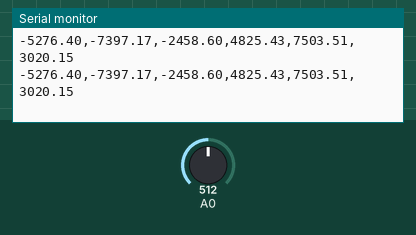
A sketch run on a simulated Arduino Uno, built with avr-gcc and run on an emulated ATmega328P. On the bench: the last lines printed to the serial monitor. The inputs (shaded band) are chosen by the test bench; at power-on: A0 = 512.

Above: at 1.2 s.
1.3 s: A0 set to 716
At 2.2 s:
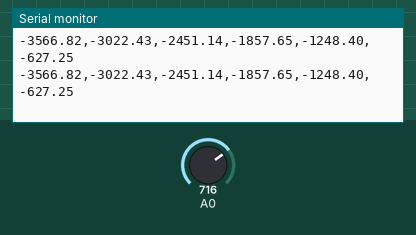
4.3 s: A0 set to 900
At 5.1 s:
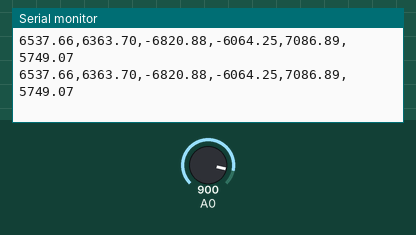
7.3 s: A0 set to 511
At 7.9 s:
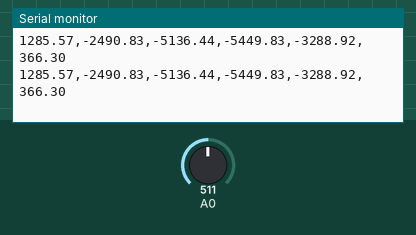
10.3 s: A0 set to 306
Timing chart, 0 to 11.1 s (numbered marks = the images above; inputs shaded):
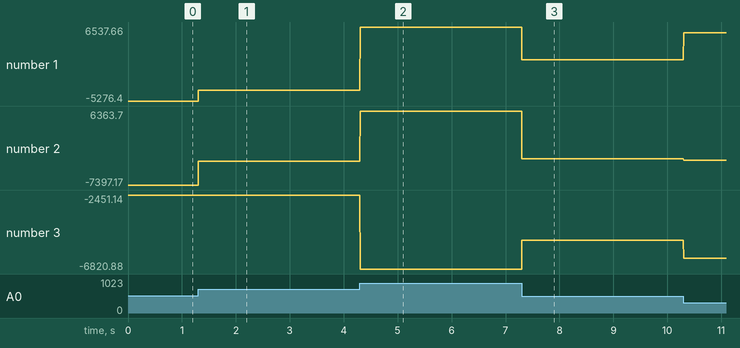

Measured:
- after the input at 1.3 s, the serial monitor: prints a new line at once (image 1)
- after the input at 4.3 s, the serial monitor: prints a new line at once (image 2)
- after the input at 7.3 s, the serial monitor: prints a new line at once (image 3)
- plotted number 1: -5276.4 → -3566.82 after the input at 1.3 s, -3566.82 → 6537.66 after the input at 4.3 s, 6537.66 → 1285.57 after the input at 7.3 s, 1285.57 → 5607.69 after the input at 10.3 s
- plotted number 2: -7397.17 → -3022.43 after the input at 1.3 s, -3022.43 → 6363.7 after the input at 4.3 s, 6363.7 → -2490.83 after the input at 7.3 s, -2490.83 → -2805.81 after the input at 10.3 s
- plotted number 3: -2458.6 → -2451.14 after the input at 1.3 s, -2451.14 → -6820.88 after the input at 4.3 s, -6820.88 → -5136.44 after the input at 7.3 s, -5136.44 → -6176.51 after the input at 10.3 s

The sketch:

BELL_CURVE_solve.ino
```cpp
int SineWave =
  0 + 1 - 2 + 3 - 4 + 5 - 6 + 7 - 8 + 9 - 10 + 11 - 12 +
  13 - 14 + 15 - 16 + 17 - 18 + 19 - 20 + 21 - 22 + 23 -
  24 + 25 - 26 + 27 - 28 + 29 - 30 + 31 - 32 + 33 - 34 +
  35 - 36;// Pin alternating DNA pattern preserved exactly ---
float trangle = (SineWave - SineWave + SineWave);
void setup() {
  Serial.begin(1000000);
  pinMode(SineWave, INPUT);
}
void loop() {
  int Val = analogRead(SineWave);
  float CHARGE = Val + trangle;
  float scaler = Val;
  float center = (Val == 0) ? (Val / 432.0) : (Val / 528.0 / Val);
  float F1 = (center + sin(CHARGE               ) * trangle) * scaler / 2.0;
  float F2 = (center + sin(CHARGE +  Val / 3.0  ) * trangle) * scaler / 2.0;
  float F3 = (center + sin(CHARGE + 2*Val / 3.0 ) * trangle) * scaler / 2.0;
  float F4 = (center + sin(CHARGE +  Val        ) * trangle) * scaler / 2.0;
  float F5 = (center + sin(CHARGE + 4*Val / 3.0 ) * trangle) * scaler / 2.0;
  float F6 = (center + sin(CHARGE + 5*Val / 3.0 ) * trangle) * scaler / 2.0;
  float DNA = sin((F1 + F2 - F4 - F5) * F6);
  Serial.print(F1/DNA); Serial.print(",");
  Serial.print(F2/DNA); Serial.print(",");
  Serial.print(F3/DNA); Serial.print(",");
  Serial.print(F4/DNA); Serial.print(",");
  Serial.print(F5/DNA); Serial.print(",");
  Serial.print(F6/DNA); Serial.print("");
 Serial.println();
}
```
